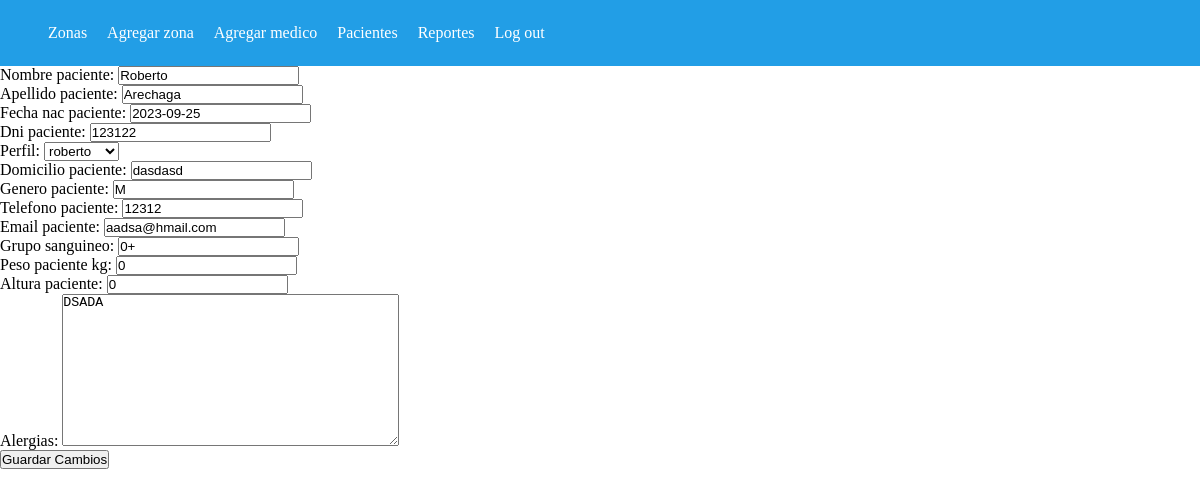
The page /editar_paciente/5/ (signed in) on the database its author committed.
### administracion/models.py (models this page shows, shortened)
class Paciente(models.Model):
    nombre_paciente = models.CharField(max_length=100)
    apellido_paciente = models.CharField(max_length=100)
    dni_paciente = models.CharField(max_length=100)
    fecha_nac_paciente = models.DateField()
    medico_asignado = models.ForeignKey(Medico, null=True, on_delete=models.CASCADE)
    zona = models.ForeignKey(Zona, default=None, on_delete=models.CASCADE)
    perfil = models.ForeignKey(Perfil, default=None, on_delete=models.CASCADE)
    domicilio_paciente = models.CharField(max_length=100, default="")
    genero_paciente = models.CharField(max_length=1, default="")
    telefono_paciente = models.CharField(null=True, default="", max_length=10)
    email_paciente = models.CharField(max_length=100, default="")
    grupo_sanguineo = models.CharField(max_length=5, default="")
    peso_paciente_kg = models.IntegerField(default=0)
    altura_paciente = models.IntegerField(default=0)
    alergias = models.TextField(default="")

### administracion/views.py (the view)
# urls.py: path('editar_paciente/<int:paciente_id>/', views.editar_paciente, name='editar_paciente'),
@staff_member_required
@login_required
def editar_paciente(req, paciente_id):
    paciente = Paciente.objects.get(id=paciente_id)
    if req.method == 'POST':
        form = PacienteForm(req.POST, instance=paciente)
        if form.is_valid():
            form.save()
            return redirect('/')
    else:
        form = PacienteForm(instance=paciente)
    return render(req, 'editar_pacientes.html', {'form': form})

### administracion/forms.py
class PacienteForm(forms.ModelForm):
    class Meta:
        model = Paciente
        fields = [
            'nombre_paciente',
            'apellido_paciente',
            'fecha_nac_paciente',
            'dni_paciente',
            'perfil',
            'domicilio_paciente',
            'genero_paciente',
            'telefono_paciente',
            'email_paciente',
            'grupo_sanguineo',
            'peso_paciente_kg',
            'altura_paciente',
            'alergias'
        ]

### administracion/models.py (called while the page is built)
    def __str__(self):
        return self.user.username

### administracion/templates/editar_pacientes.html (shortened to what this page needs)
{% extends 'base.html' %}
{% load static %}
    {% block content %}
    <div class="main">
        <form method="POST">
            {{ form.as_p }}
            <button type="submit">Guardar Cambios</button>
        </form>
    </div>
    {% endblock content %}

### main/static/base.css (style rules this page uses)
* { padding: 0; margin: 0; }

### rows shown on the page
Paciente: nombre_paciente "Roberto", apellido_paciente "Arechaga", fecha_nac_paciente "2023-09-25", dni_paciente "123122", perfil "roberto", domicilio_paciente "dasdasd", genero_paciente "M", telefono_paciente "12312", email_paciente "aadsa@hmail.com", grupo_sanguineo "0+", peso_paciente_kg "0", altura_paciente "0", alergias "DSADA"
